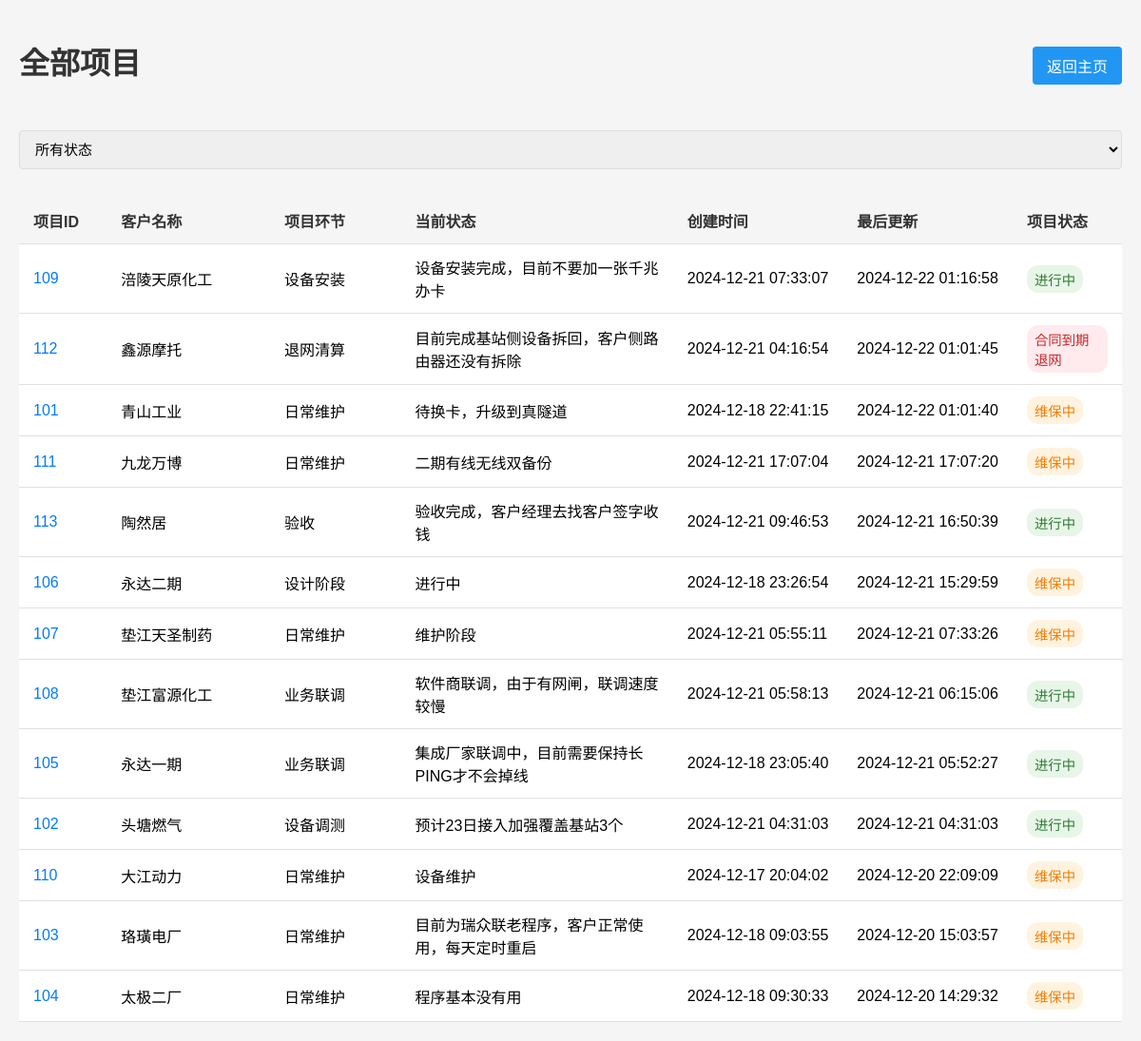
The app's page /projects_by_state/total (signed in) with its own data.
### tables this page shows
CREATE TABLE projects (
                id INTEGER PRIMARY KEY,
                client_name TEXT NOT NULL,
                stage TEXT,
                status TEXT,
                created_at TIMESTAMP,
                last_updated TIMESTAMP,
                notes TEXT,
                state TEXT,
                is_active INTEGER
            , area TEXT, manager TEXT, manager_phone TEXT);

### app.py (the view)
@app.route('/projects_by_state/<state>')
@login_required
def projects_by_state(state):
    try:
        print(f"\n开始获取{state}状态的项目列表...")
        if state == 'total':
            projects = manager.get_all_projects()
            print(f"获取到所有项目：{len(projects)} 个")
            for p in projects:
                print(f"项目：ID={p['id']}, 名称={p['client_name']}, 状态={p['state']}")
        else:
            projects = manager.get_projects_by_state(state)
            print(f"获取到 {state} 状态的项目：{len(projects)} 个")
            for p in projects:
                print(f"项目：ID={p['id']}, 名称={p['client_name']}, 状态={p['state']}")
        print("准备渲染模板...")
        return render_template('all_projects.html',
                             projects=projects)
    except Exception as e:
        print(f"获取项目列表时出错：{str(e)}")
        import traceback
        print(f"错误堆栈：\n{traceback.format_exc()}")
        flash('获取项目列表时出错，请重试')
        return redirect(url_for('index'))

### app.py (called while the page is built)
def login_required(f):
    @wraps(f)
    def decorated_function(*args, **kwargs):
        if 'user_id' not in session:
            return redirect(url_for('login'))
        return f(*args, **kwargs)
    return decorated_function

@app.template_filter('datetime')
def format_datetime(value):
    if isinstance(value, str):
        value = datetime.fromisoformat(value)
    return value.strftime('%Y-%m-%d %H:%M:%S')

### models.py (called while the page is built)
    def get_cursor(self):
        if not hasattr(self.local, 'cursor'):
            self.local.conn = sqlite3.connect('work_management.db', check_same_thread=False)
            self.local.cursor = self.local.conn.cursor()
        return self.local.cursor

    @property
    def cursor(self):
        return self.get_cursor()

### templates/all_projects.html (shortened to what this page needs)
<!DOCTYPE html>
<html>
<head>
    <link rel="stylesheet" href="{{ url_for('static', filename='style.css') }}">
    <link rel="stylesheet" href="https://cdnjs.cloudflare.com/ajax/libs/font-awesome/5.15.4/css/all.min.css">
</head>
<body>
    <div class="container">
        <div class="header-section">
            <h1>全部项目</h1>
            <a href="{{ url_for('index') }}" class="back-btn">返回主页</a>
        </div>
        <div class="projects-list">
            <div class="project-filters">
                <select id="statusFilter" onchange="filterProjects()">
                    <option value="all">所有状态</option>
                </select>
            </div>
            <table class="projects-table">
                <thead>
                    <tr>
                        <th>项目ID</th>
                        <th>客户名称</th>
                        <th>项目环节</th>
                        <th class="status-column">当前状态</th>
                        <th>创建时间</th>
                        <th>最后更新</th>
                        <th>项目状态</th>
                    </tr>
                </thead>
                <tbody>
                    {% for project in projects %}
                    <tr data-status="{{ 'completed' if not project.is_active else project.state }}">
                        <td>
                            <a href="{{ url_for('project_history', project_id=project.id) }}" class="project-id-link">
                                {{ project.id }}
                            </a>
                        </td>
                        <td>{{ project.client_name }}</td>
                        <td>{{ project.stage }}</td>
                        <td class="status-column">{{ project.status }}</td>
                        <td>{{ project.created_at|datetime }}</td>
                        <td>{{ project.last_updated|datetime }}</td>
                        <td>
                            {% if project.is_active %}
                                {% if project.state == 'active' %}
                                    <span class="status-badge active">进行中</span>
                                {% elif project.state == 'recent_inactive' %}
                                    <span class="status-badge maintenance">维保中</span>
                                {% else %}
                                    <span class="status-badge expired">合同到期退网</span>
                                {% endif %}
                            {% endif %}
                        </td>
                    </tr>
                    {% endfor %}
                </tbody>
            </table>
        </div>
    </div>
</body>
</html>

### static/style.css (style rules this page uses)
body { font-family: Arial, sans-serif; margin: 0; padding: 20px; background-color: #f5f5f5; }
.container { max-width: 1600px; margin: 0 auto; }
h1 { text-align: center; color: #333; margin-bottom: 30px; }
input, textarea, select { padding: 10px 12px; font-size: 15px; border: 1px solid #ddd; border-radius: 4px; width: 100%; box-sizing: border-box; }
.back-btn { background-color: #2196F3; color: white; padding: 8px 15px; border-radius: 4px; text-decoration: none; transition: background-color 0.3s; }
.header-section { display: flex; justify-content: space-between; align-items: center; margin-bottom: 20px; }
.projects-list { display: flex; flex-direction: column; gap: 10px; }
.projects-table { width: 100%; border-collapse: separate; border-spacing: 0; margin-top: 20px; }
.projects-table th, .projects-table td { padding: 12px 15px; text-align: left; border-bottom: 1px solid #e0e0e0; }
.projects-table .status-column { width: 25%; max-width: 400px; }
.projects-table th { background-color: #f5f5f5; font-weight: 600; color: #333; position: sticky; top: 0; z-index: 10; }
.projects-table tr { border: 1px solid #e0e0e0; margin-bottom: 8px; background-color: #fff; transition: all 0.3s ease; }
.projects-table tbody tr { border-radius: 4px; margin: 8px 0; }
.projects-table td:nth-child(1) { width: 8%; }
.projects-table td:nth-child(2) { width: 15%; }
.projects-table td:nth-child(3) { width: 12%; }
.projects-table td:nth-child(5), .projects-table td:nth-child(6) { width: 12%; white-space: nowrap; }
.projects-table td:nth-child(7) { width: 10%; }
.project-id-link { color: #007bff; text-decoration: none; font-weight: 500; transition: color 0.2s; }
.status-badge { padding: 4px 8px; border-radius: 12px; font-size: 0.9em; font-weight: 500; display: inline-block; }
.status-badge.active { background-color: #e8f5e9; color: #2e7d32; }
.status-badge.maintenance { background-color: #fff3e0; color: #f57c00; }
.status-badge.expired { background-color: #ffebee; color: #c62828; }

### records on screen
projects: id "109", client_name "涪陵天原化工", stage "设备安装", status "设备安装完成，目前不要加一张千兆办卡", created_at "2024-12-21 07:33:07", last_updated "2024-12-22 01:16:58", is_active "进行中"
projects: id "112", client_name "鑫源摩托", stage "退网清算", status "目前完成基站侧设备拆回，客户侧路由器还没有拆除", created_at "2024-12-21 04:16:54", last_updated "2024-12-22 01:01:45", is_active "合同到期退网"
projects: id "101", client_name "青山工业", stage "日常维护", status "待换卡，升级到真隧道", created_at "2024-12-18 22:41:15", last_updated "2024-12-22 01:01:40", is_active "维保中"
projects: id "111", client_name "九龙万博", stage "日常维护", status "二期有线无线双备份", created_at "2024-12-21 17:07:04", last_updated "2024-12-21 17:07:20", is_active "维保中"
projects: id "113", client_name "陶然居", stage "验收", status "验收完成，客户经理去找客户签字收钱", created_at "2024-12-21 09:46:53", last_updated "2024-12-21 16:50:39", is_active "进行中"
projects: id "106", client_name "永达二期", stage "设计阶段", status "进行中", created_at "2024-12-18 23:26:54", last_updated "2024-12-21 15:29:59", is_active "维保中"
projects: id "107", client_name "垫江天圣制药", stage "日常维护", status "维护阶段", created_at "2024-12-21 05:55:11", last_updated "2024-12-21 07:33:26", is_active "维保中"
projects: id "108", client_name "垫江富源化工", stage "业务联调", status "软件商联调，由于有网闸，联调速度较慢", created_at "2024-12-21 05:58:13", last_updated "2024-12-21 06:15:06", is_active "进行中"
projects: id "105", client_name "永达一期", stage "业务联调", status "集成厂家联调中，目前需要保持长PING才不会掉线", created_at "2024-12-18 23:05:40", last_updated "2024-12-21 05:52:27", is_active "进行中"
projects: id "102", client_name "头塘燃气", stage "设备调测", status "预计23日接入加强覆盖基站3个", created_at "2024-12-21 04:31:03", last_updated "2024-12-21 04:31:03", is_active "进行中"
projects: id "110", client_name "大江动力", stage "日常维护", status "设备维护", created_at "2024-12-17 20:04:02", last_updated "2024-12-20 22:09:09", is_active "维保中"
projects: id "103", client_name "珞璜电厂", stage "日常维护", status "目前为瑞众联老程序，客户正常使用，每天定时重启", created_at "2024-12-18 09:03:55", last_updated "2024-12-20 15:03:57", is_active "维保中"
projects: id "104", client_name "太极二厂", stage "日常维护", status "程序基本没有用", created_at "2024-12-18 09:30:33", last_updated "2024-12-20 14:29:32", is_active "维保中"
